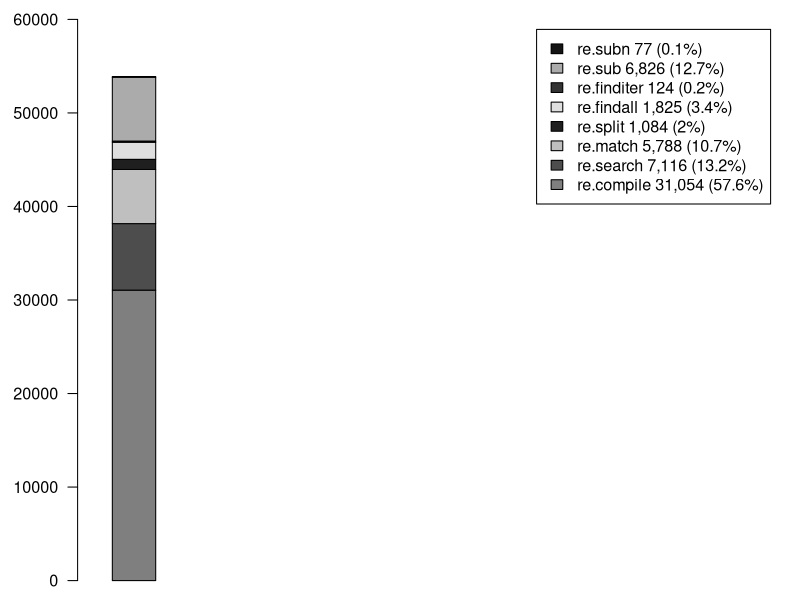
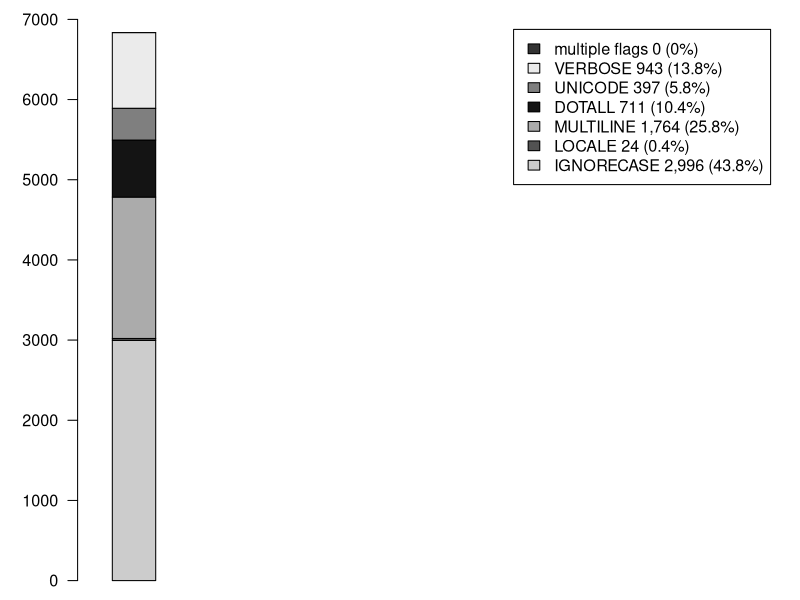
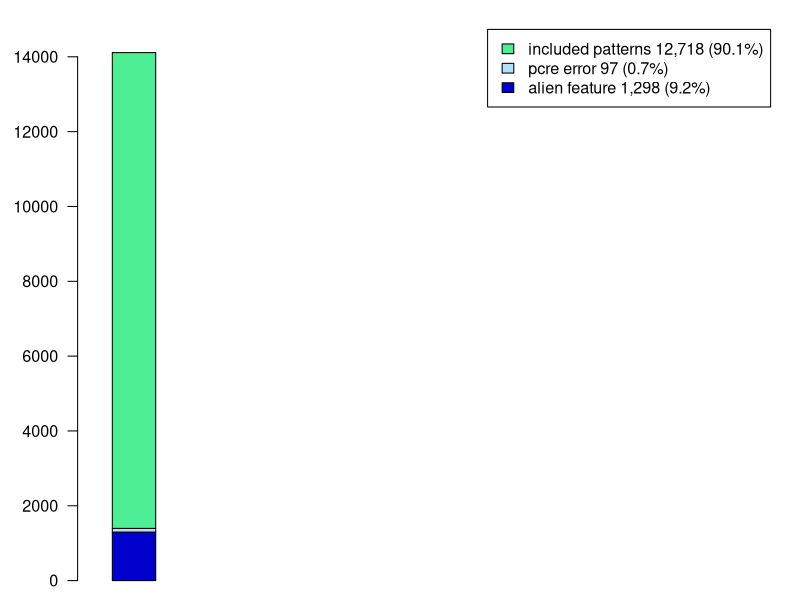

Write the R code that produced these figures, in order. (Note: this script raises an error after producing the figures.)

setEPS()
postscript("/Users/carlchapman/Documents/SoftwareProjects/tour_de_source/analysis/analysis_output/partFunctions.eps",width=5,height=2.1)
par(mar=c(1,4,1,1), cex=0.97)
M_partFunctions = matrix(c(31054,7116,5788,1084,1825,124,6826,77),ncol=1,byrow=T)
rownames(M_partFunctions)=c("re.compile 31,054 (57.6%)","re.search 7,116 (13.2%)","re.match 5,788 (10.7%)","re.split 1,084 (2%)","re.findall 1,825 (3.4%)","re.finditer 124 (0.2%)","re.sub 6,826 (12.7%)","re.subn 77 (0.1%)")
barplot(M_partFunctions,legend=rownames(M_partFunctions),col=c("gray50","gray30","gray75","gray12","gray87","gray20","gray67","gray8"),xlim=c(0,9),width=0.6,ylim = range(pretty(c(0, 53894))),las=1)
dev.off()
setEPS()
postscript("/Users/carlchapman/Documents/SoftwareProjects/tour_de_source/analysis/analysis_output/partFlags.eps",width=5,height=2.1)
par(mar=c(1,4,1,1), cex=0.97)
M_partFlags = matrix(c(2996,24,1764,711,397,943,0),ncol=1,byrow=T)
rownames(M_partFlags)=c("IGNORECASE 2,996 (43.8%)","LOCALE 24 (0.4%)","MULTILINE 1,764 (25.8%)","DOTALL 711 (10.4%)","UNICODE 397 (5.8%)","VERBOSE 943 (13.8%)","multiple flags 0 (0%)")
barplot(M_partFlags,legend=rownames(M_partFlags),col=c("gray80","gray32","gray67","gray8","gray50","gray92","grey20"),xlim=c(0,9),width=0.6,ylim = range(pretty(c(0, 6835))),las=1)
dev.off()

setEPS()
postscript("/Users/carlchapman/Documents/SoftwareProjects/tour_de_source/analysis/analysis_output/patternFiltering.eps",width=3.5,height=2)
par(mar=c(1,4,1,1), cex=0.97)
M_patternFiltering = matrix(c(1298,97,12718),ncol=1,byrow=T)
rownames(M_patternFiltering)=c("alien feature 1,298 (9.2%)","pcre error 97 (0.7%)","included patterns 12,718 (90.1%)")
barplot(M_patternFiltering,legend=rownames(M_patternFiltering),col=c("mediumblue","lightskyblue1","seagreen2"),xlim=c(0,9),width=0.6,ylim = range(pretty(c(0, 14113))),las=1)
dev.off()
............
